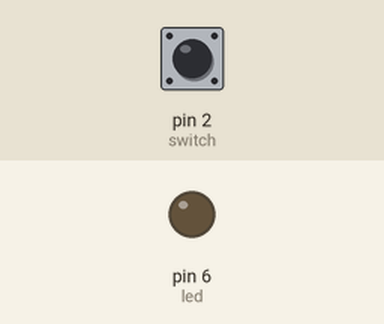
The sketch below on a simulated Arduino Uno, built with avr-gcc and run on an emulated ATmega328P. On the bench: output pins drawn as LEDs (lit = HIGH). Dashed ring = blinking. The test bench sets the inputs (shaded band); at power-on: pin 2 (switch) HIGH. Sleep ends after the set time or at an interrupt; no radio packets arrive unless stated.

Above: at 1.2 s.
1.3 s: pin 2 (switch) pulled LOW for 0.15 s
At 1.5 s:
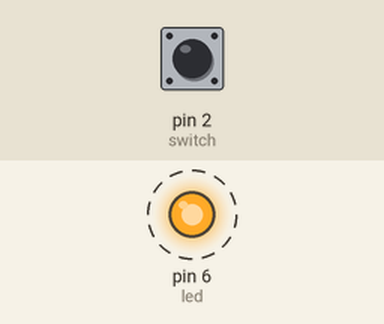
3.0 s: pin 2 (switch) pulled LOW for 3.2 s
At 6.25 s:
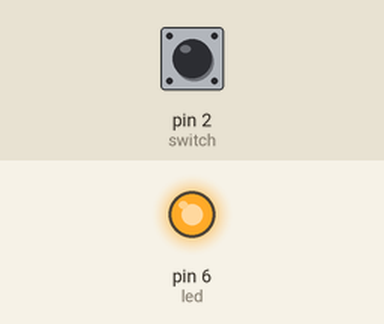
Timing chart, 0 to 7.8 s (numbered marks = the images above; inputs shaded):
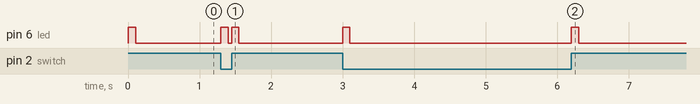

The sketch:

simple-toilet-node.ino
```cpp
#include <SPI.h>
#include "RF24.h"

#include <avr/sleep.h>
#include <avr/power.h>

RF24 radio(9, 10); // CS, CS

// same address across all nodes, can be random, max 5 chars
byte address[6] = {"CjTS2"}; // Campusjaeger Toilet-Sensor 2

byte nodeId = 0; // should be unique

volatile bool sleep = false;

void setup() {
  pinMode(2, INPUT); // switch
  pinMode(6, OUTPUT); // led

  radio.begin();

  radio.setPALevel(RF24_PA_LOW); // adjust when necessary

  radio.openWritingPipe(address);
}

void loop() {
  digitalWrite(6, HIGH); // led on

  byte msg = nodeId * 2 + digitalRead(2); // read switch state

  radio.write(&msg, sizeof(byte));

  delay(100); // debouncing and time to see led

  digitalWrite(6, LOW); // led off
  enterSleep();
}

void enterSleep(void)
{
  sleep = true;
  radio.powerDown();

  attachInterrupt(digitalPinToInterrupt(2), isr, CHANGE); // interrupt, when pin 2 changes state

  set_sleep_mode(SLEEP_MODE_PWR_DOWN); // power down as much as possible
  cli(); // disable all interrupts
  if (sleep) // when interrupt already triggered do not sleep
  {
    sleep_enable();
    sei(); // sei() must be called directly before sleep_cpu() (to avoid an interrupt in between)
    sleep_cpu(); // sleep now
    sleep_disable();
  }
  sei(); // ensure enabled interrupts

  radio.powerUp();
}

void isr(void) {
  detachInterrupt(digitalPinToInterrupt(2)); // detach interrupt to avoid retrigger
  sleep = false; // ignore sleep call (used to prevent race condition)
}
```

Measured:
- after the input at 1.3 s, pin 6 (led): alternates HIGH for 0.10 s and LOW for 0.05 s, 4 changes in all, then stays LOW, starting at once
- after the input at 3.0 s, pin 6 (led): alternates HIGH for 0.10 s and LOW for 3.1 s, 4 changes in all, then stays LOW, starting at once
